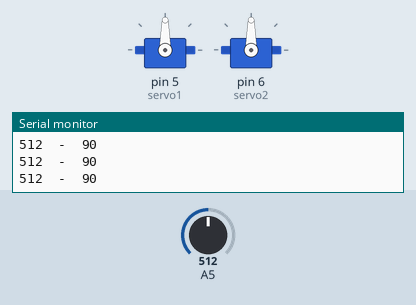
Simulated run of this sketch. Board: Arduino Uno, built with avr-gcc and run on an emulated ATmega328P. Parts: 2 × servo, the last lines printed to the serial monitor. The inputs (shaded band) are chosen by the test bench; at power-on: A5 = 512.

Above: at 1.2 s.
1.3 s: A5 set to 985
At 2.4 s:
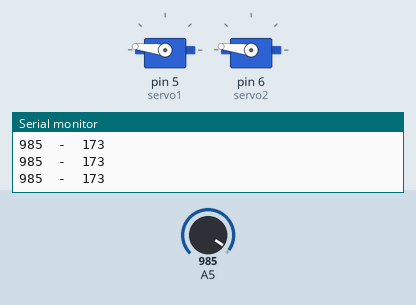
2.8 s: A5 set to 1008
At 3.6 s:
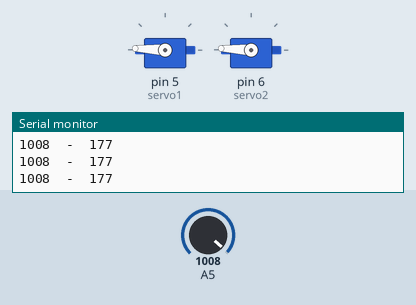
4.3 s: A5 set to 900
At 4.7 s:
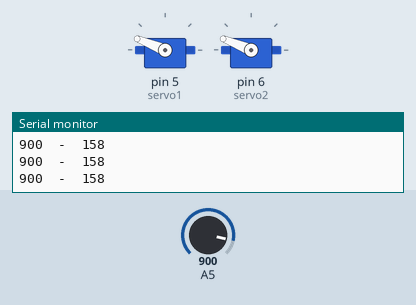
5.8 s: A5 set to 106
At 7.0 s:
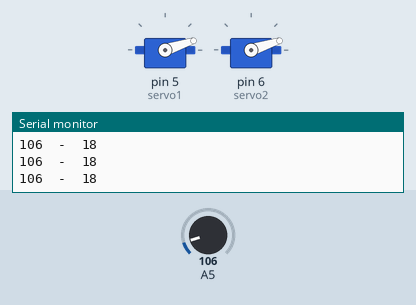
7.3 s: A5 set to 95
At 8.0 s:
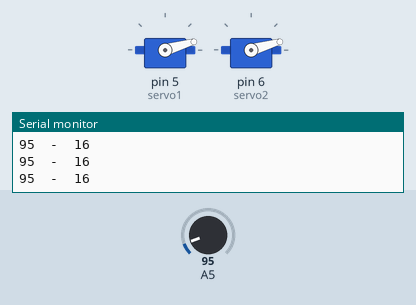
8.8 s: A5 set to 122
At 9.2 s:
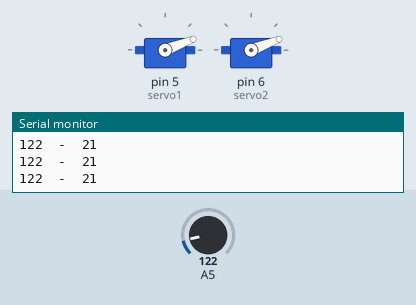
Timing chart, 0 to 11.3 s (numbered marks = the images above; inputs shaded):
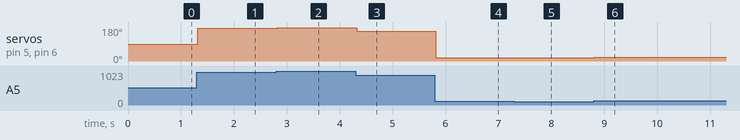

The sketch:

sketch_aug25a.ino
```cpp
#include <Servo.h>

Servo servo1;
Servo servo2;

void setup() {
  Serial.begin (9600);
  servo1.attach(5);
  servo2.attach(6);
}

void loop() {
  int potent = analogRead(5);
  Serial.print (potent);
  Serial.print ("  -  ");
  potent = map(potent, 0, 1023, 0, 180);
  Serial.println (potent);
  servo1.write(potent);
  servo2.write(potent);
}
```

Measured:
- after the input at 1.3 s, servo on pin 5 (servo1), servo on pin 6 (servo2): 90° → 173° at once
- after the input at 2.8 s, servo on pin 5 (servo1), servo on pin 6 (servo2): 173° → 177° at once
- after the input at 4.3 s, servo on pin 5 (servo1), servo on pin 6 (servo2): 177° → 158° at once
- after the input at 5.8 s, servo on pin 5 (servo1), servo on pin 6 (servo2): 158° → 18° at once
- after the input at 7.3 s, servo on pin 5 (servo1), servo on pin 6 (servo2): 18° → 16° at once
- after the input at 8.8 s, servo on pin 5 (servo1), servo on pin 6 (servo2): 16° → 21° at once
